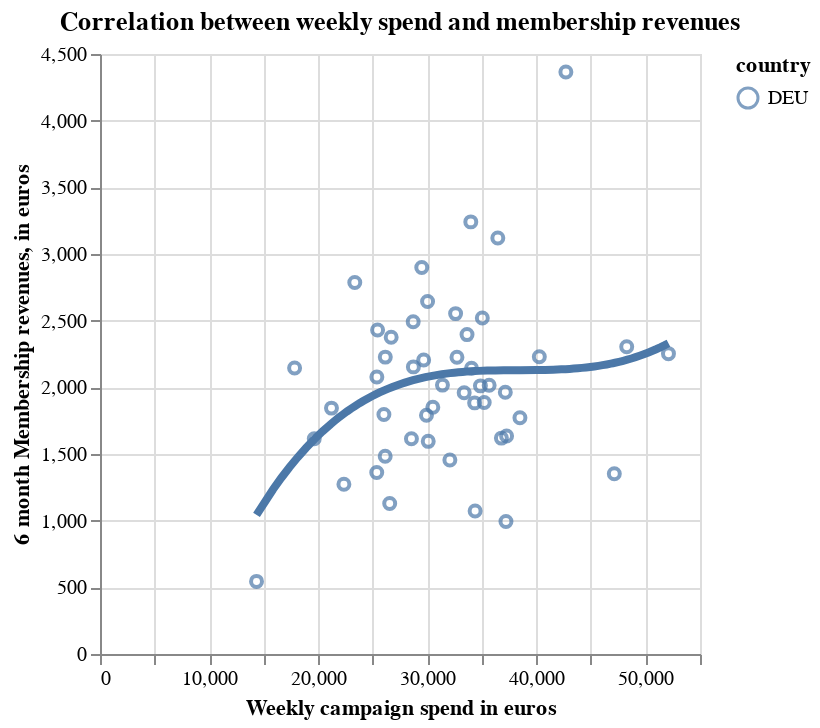

Notebook cell for this chart:
### Code cell
chart = (
    alt.Chart(
        dfc[["country", "cost_with_vat", "value_6m"]].loc[dfc["country"] == "DEU"]
    )
    .mark_point()
    .encode(
        x=alt.X(
            "cost_with_vat:Q", axis=alt.Axis(title="Weekly campaign spend in euros")
        ),
        y=alt.Y(
            "value_6m:Q", axis=alt.Axis(title="6 month Membership revenues, in euros")
        ),
        color="country:N",
    )
    .properties(
        width=300,
        height=300,
        title="Correlation between weekly spend and membership revenues",
    )
)
chart + chart.transform_regression(
    "cost_with_vat", "value_6m", method="poly", groupby=["country"]
).mark_line(size=4)

### Figure 1 — Vega-Lite specification as saved in the notebook (floating-point values rounded to 4 significant figures)
{"config": {"view": {"continuousWidth": 400, "continuousHeight": 300}}, "layer": [{"mark": "point", "encoding": {"color": {"type": "nominal", "field": "country"}, "x": {"type": "quantitative", "axis": {"title": "Weekly campaign spend in euros"}, "field": "cost_with_vat"}, "y": {"type": "quantitative", "axis": {"title": "6 month Membership revenues, in euros"}, "field": "value_6m"}}, "height": 300, "title": "Correlation between weekly spend and membership revenues", "width": 300}, {"mark": {"type": "line", "size": 4}, "encoding": {"color": {"type": "nominal", "field": "country"}, "x": {"type": "quantitative", "axis": {"title": "Weekly campaign spend in euros"}, "field": "cost_with_vat"}, "y": {"type": "quantitative", "axis": {"title": "6 month Membership revenues, in euros"}, "field": "value_6m"}}, "height": 300, "title": "Correlation between weekly spend and membership revenues", "transform": [{"on": "cost_with_vat", "regression": "value_6m", "groupby": ["country"], "method": "poly"}], "width": 300}], "data": {"name": "data-a380140381f672492a659eeb018def8a"}, "$schema": "https://vega.github.io/schema/vega-lite/v4.8.1.json", "datasets": {"data-a380140381f672492a659eeb018def8a": [{"country": "DEU", "cost_with_vat": 21220.0, "value_6m": 1844.0}, {"country": "DEU", "cost_with_vat": 28710.0, "value_6m": 2492.0}, {"country": "DEU", "cost_with_vat": 32600.0, "value_6m": 2553.0}, {"country": "DEU", "cost_with_vat": 36470.0, "value_6m": 3120.0}, {"country": "DEU", "cost_with_vat": 29500.0, "value_6m": 2899.0}, {"country": "DEU", "cost_with_vat": 25450.0, "value_6m": 2430.0}, {"country": "DEU", "cost_with_vat": 26690.0, "value_6m": 2375.0}, {"country": "DEU", "cost_with_vat": 25380.0, "value_6m": 2077.0}, {"country": "DEU", "cost_with_vat": 23360.0, "value_6m": 2786.0}, {"country": "DEU", "cost_with_vat": 34060.0, "value_6m": 2144.0}, {"country": "DEU", "cost_with_vat": 42710.0, "value_6m": 4365.0}, {"country": "DEU", "cost_with_vat": 33640.0, "value_6m": 2396.0}, {"country": "DEU", "cost_with_vat": 26150.0, "value_6m": 2227.0}, {"country": "DEU", "cost_with_vat": 28730.0, "value_6m": 2153.0}, {"country": "DEU", "cost_with_vat": 19640.0, "value_6m": 1615.0}, {"country": "DEU", "cost_with_vat": 17840.0, "value_6m": 2145.0}, {"country": "DEU", "cost_with_vat": 30030.0, "value_6m": 2644.0}, {"country": "DEU", "cost_with_vat": 28550.0, "value_6m": 1615.0}, {"country": "DEU", "cost_with_vat": 33990.0, "value_6m": 3241.0}, {"country": "DEU", "cost_with_vat": 29930.0, "value_6m": 1790.0}, {"country": "DEU", "cost_with_vat": 31390.0, "value_6m": 2017.0}, {"country": "DEU", "cost_with_vat": 29670.0, "value_6m": 2205.0}, {"country": "DEU", "cost_with_vat": 32720.0, "value_6m": 2226.0}, {"country": "DEU", "cost_with_vat": 33380.0, "value_6m": 1960.0}, {"country": "DEU", "cost_with_vat": 35220.0, "value_6m": 1887.0}, {"country": "DEU", "cost_with_vat": 38490.0, "value_6m": 1773.0}, {"country": "DEU", "cost_with_vat": 34870.0, "value_6m": 2011.0}, {"country": "DEU", "cost_with_vat": 40270.0, "value_6m": 2229.0}, {"country": "DEU", "cost_with_vat": 37150.0, "value_6m": 1963.0}, {"country": "DEU", "cost_with_vat": 35670.0, "value_6m": 2015.0}, {"country": "DEU", "cost_with_vat": 37270.0, "value_6m": 1635.0}, {"country": "DEU", "cost_with_vat": 30090.0, "value_6m": 1595.0}, {"country": "DEU", "cost_with_vat": 34390.0, "value_6m": 1073.0}, {"country": "DEU", "cost_with_vat": 30510.0, "value_6m": 1851.0}, {"country": "DEU", "cost_with_vat": 48280.0, "value_6m": 2304.0}, {"country": "DEU", "cost_with_vat": 52110.0, "value_6m": 2253.0}, {"country": "DEU", "cost_with_vat": 47150.0, "value_6m": 1352.0}, {"country": "DEU", "cost_with_vat": 37210.0, "value_6m": 993.8}, {"country": "DEU", "cost_with_vat": 26560.0, "value_6m": 1128.0}, {"country": "DEU", "cost_with_vat": 36800.0, "value_6m": 1619.0}, {"country": "DEU", "cost_with_vat": 25370.0, "value_6m": 1361.0}, {"country": "DEU", "cost_with_vat": 26140.0, "value_6m": 1484.0}, {"country": "DEU", "cost_with_vat": 32070.0, "value_6m": 1455.0}, {"country": "DEU", "cost_with_vat": 34340.0, "value_6m": 1883.0}, {"country": "DEU", "cost_with_vat": 22360.0, "value_6m": 1272.0}, {"country": "DEU", "cost_with_vat": 14350.0, "value_6m": 544.5}, {"country": "DEU", "cost_with_vat": 26020.0, "value_6m": 1796.0}, {"country": "DEU", "cost_with_vat": 35050.0, "value_6m": 2520.0}]}}
